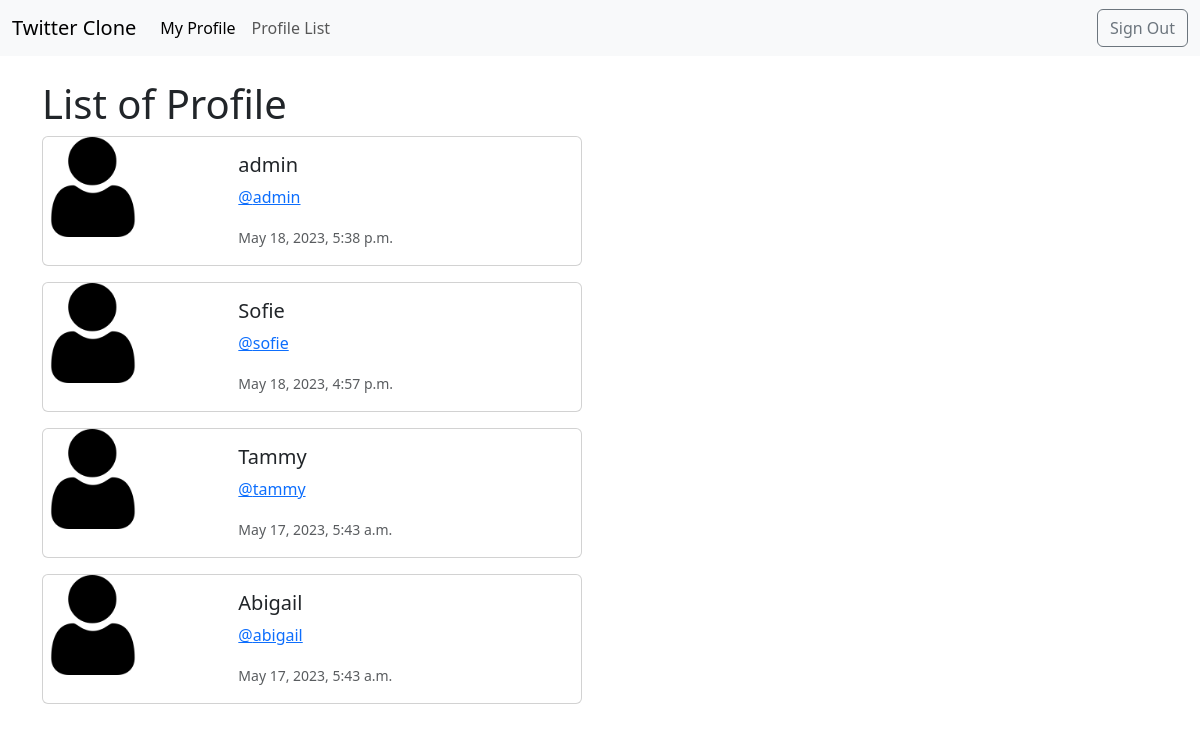
Page /profile_list/ (signed in) on the committed database.
### twitter/models.py (models this page shows, shortened)
class Profile(models.Model):
    user = models.OneToOneField(User, on_delete=models.CASCADE)
    follow = models.ManyToManyField("self",related_name="followed_by",symmetrical=False,blank=True)
    updated = models.DateTimeField(User,auto_now=True)
    img = models.ImageField(default="static/img/icon.png",blank=True,upload_to="media/%Y/%M/profile_img/")

### twitter/views.py (the view)
# urls.py: path('profile_list/',views.profile_list,name='profile_list'),
def profile_list(request):
    profile = Profile.objects.exclude(user=request.user)
    context = {
        "profiles":profile
    }
    return render(request,'twitter/profile_list.html',context)

### twitter/templates/twitter/profile_list.html (shortened to what this page needs)
{% extends 'base.html' %}
{% block content %}
<div class="container">
    <h1>List of Profile</h1>
        {% for profile in profiles %}
            <div class="card mb-3" style="max-width: 540px;">
                <div class="row g-0">
                    <div class="col-md-4">
                        <img src="{{profile.img.url}}" class="img-fluid rounded-start" alt="Profile Image" width=100px height=100px>
                    </div>
                <div class="col-md-8">
                    <div class="card-body">
                        <h5 class="card-title">{{profile.user.username}}</h5>
                        <p class="card-text"> <a href="{% url 'twitter:profile' profile.user.id %}">@{{profile.user.username|lower}}</a></p>
                        <p class="card-text"><small class="text-body-secondary">{{profile.updated}}</small></p>
                    </div>
                </div>
                </div>
            </div>
        {% endfor %}
</div>
{% endblock content %}

### rows in the picture
Profile: img (picture), user.username "admin", updated "May 18, 2023, 5:38 p.m."
Profile: img (picture), user.username "Sofie", user.username "sofie", updated "May 18, 2023, 4:57 p.m."
Profile: img (picture), user.username "Tammy", user.username "tammy", updated "May 17, 2023, 5:43 a.m."
Profile: img (picture), user.username "Abigail", user.username "abigail", updated "May 17, 2023, 5:43 a.m."
